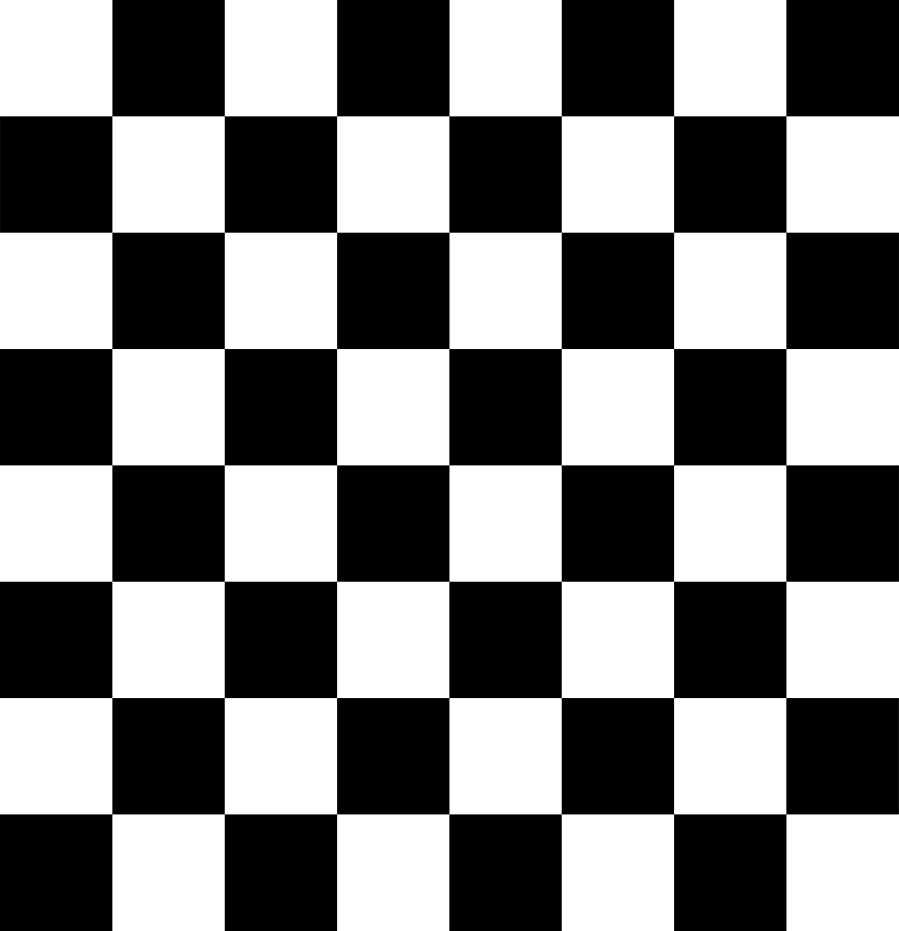
#> input picture OpenCV/chessboard.png, 3595 x 3723 px (shown at 1/4 size)
$ python bitwise_operators_opencv.py
#> lines starting #> are read from the running program, lines starting #| are printed output that depends on the picture
import numpy as np
from cv2 import cv2

img1 = np.zeros((250, 500, 3), np.uint8)
img1 = cv2.rectangle(img1, (200, 0), (300, 100), (255, 255, 255), -1)
img2 = cv2.imread('chessboard.png', 1)
#> img2 is the input picture: shape (3723, 3595, 3); min 0, max 255, mean 127.5

img1 = cv2.resize(img1, (500, 500))
img2 = cv2.resize(img2, (500, 500))
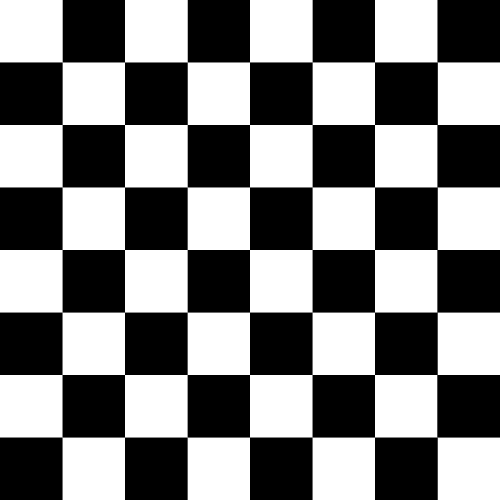
#> img2: shape (500, 500, 3); min 0, max 255, mean 127.4
#bitAnd = cv2.bitwise_and(img2, img1)
bitOr = cv2.bitwise_or(img2, img1)
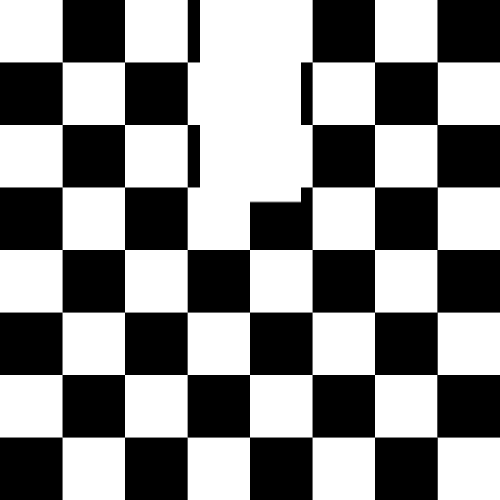
#> bitOr: shape (500, 500, 3); min 0, max 255, mean 137.8

cv2.imshow('img1', img1)
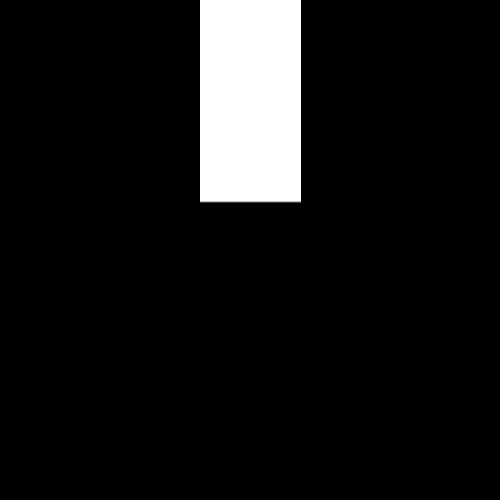
#> window 'img1': shape (500, 500, 3); min 0, max 255, mean 20.8
cv2.imshow('img2', img2)
#cv2.imshow('bitAnd', bitAnd)
cv2.imshow('bitOr', bitOr)

cv2.waitKey(0)
cv2.destroyAllWindows()

$ run again, with OpenCV/pic1.png copied over OpenCV/chessboard.png
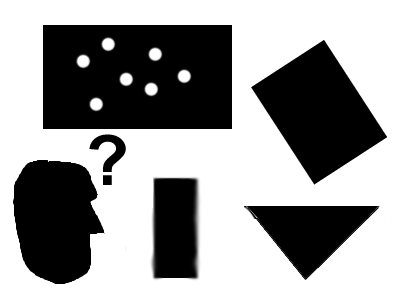
#> input picture OpenCV/pic1.png, 400 x 300 px
#> img2 is the input picture: shape (300, 400, 3); mean B, G, R 154.1, 154.1, 154.1
#> `img2 = cv2.resize(img2, (500, 500))`:
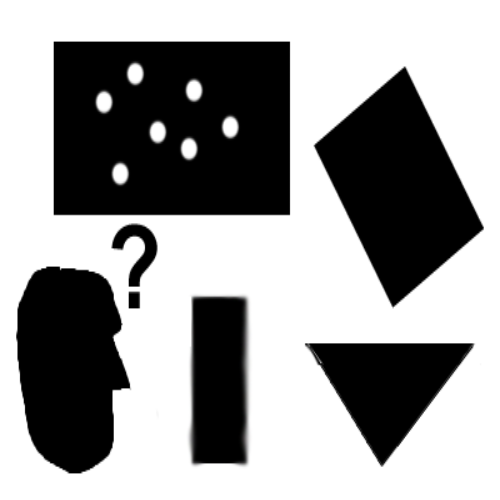
#> img2: shape (500, 500, 3); mean B, G, R 154.1, 154.1, 154.1
#> `bitOr = cv2.bitwise_or(img2, img1)`:
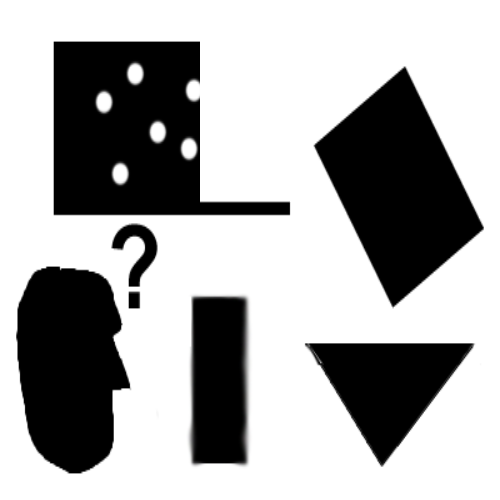
#> bitOr: shape (500, 500, 3); mean B, G, R 168.6, 168.6, 168.6

$ run again, with OpenCV/shapes.png copied over OpenCV/chessboard.png
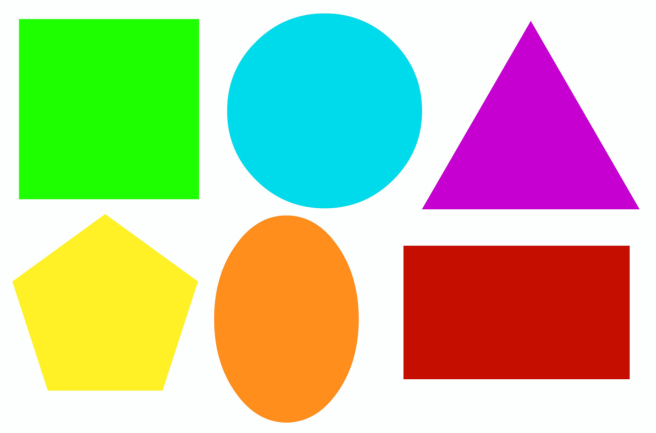
#> input picture OpenCV/shapes.png, 1311 x 865 px (shown at 1/2 size)
#> img2 is the input picture: shape (865, 1311, 3); mean B, G, R 156.5, 196.5, 191.1
#> `img2 = cv2.resize(img2, (500, 500))`:
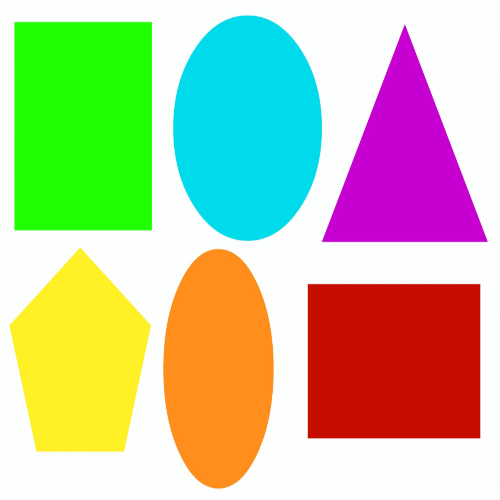
#> img2: shape (500, 500, 3); mean B, G, R 156.5, 196.5, 191.1
#> `bitOr = cv2.bitwise_or(img2, img1)`:
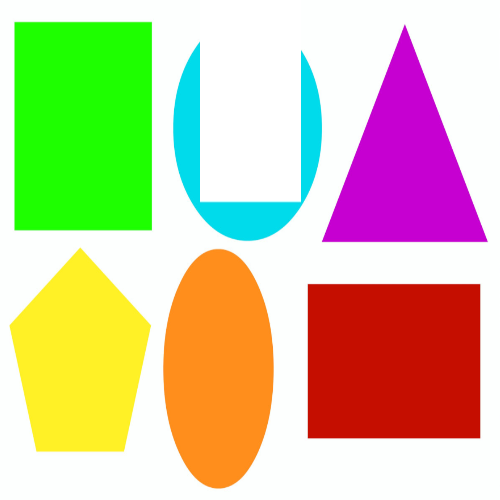
#> bitOr: shape (500, 500, 3); mean B, G, R 158, 199.1, 209.3
